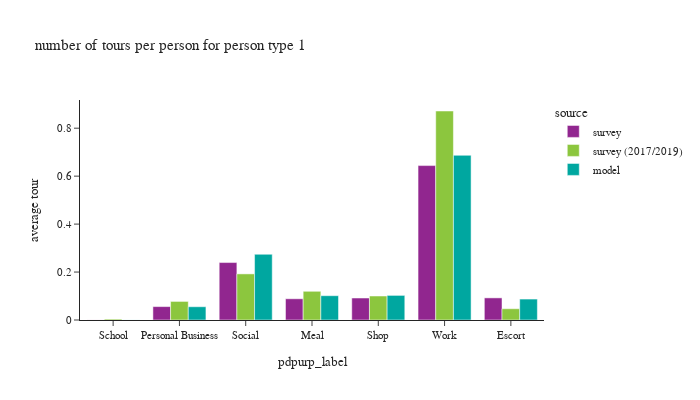

The code cell stored with this chart in its notebook:
### Code cell
plot_by_pptyp(df_tour, '1')

### Figure 1 — Plotly figure (JSON) as saved in the notebook; plotly's stock layout.template omitted (floating-point values rounded to 4 significant figures)
{"data": [{"alignmentgroup": "True", "hovertemplate": "source=survey<br>pdpurp_label=%{x}<br>average tour=%{y}<extra></extra>", "legendgroup": "survey", "marker": {"color": "#91268F", "pattern": {"shape": ""}}, "name": "survey", "offsetgroup": "survey", "orientation": "v", "showlegend": true, "textposition": "auto", "type": "bar", "x": ["School", "Personal Business", "Social", "Meal", "Shop", "Work", "Escort"], "xaxis": "x", "y": [0.000248, 0.05591, 0.2396, 0.08852, 0.09167, 0.6441, 0.09225], "yaxis": "y"}, {"alignmentgroup": "True", "hovertemplate": "source=survey (2017/2019)<br>pdpurp_label=%{x}<br>average tour=%{y}<extra></extra>", "legendgroup": "survey (2017/2019)", "marker": {"color": "#8CC63E", "pattern": {"shape": ""}}, "name": "survey (2017/2019)", "offsetgroup": "survey (2017/2019)", "orientation": "v", "showlegend": true, "textposition": "auto", "type": "bar", "x": ["School", "Personal Business", "Work", "Escort", "Shop", "Meal", "Social"], "xaxis": "x", "y": [0.003799, 0.0775, 0.8717, 0.04706, 0.1001, 0.1197, 0.1923], "yaxis": "y"}, {"alignmentgroup": "True", "hovertemplate": "source=model<br>pdpurp_label=%{x}<br>average tour=%{y}<extra></extra>", "legendgroup": "model", "marker": {"color": "#00A7A0", "pattern": {"shape": ""}}, "name": "model", "offsetgroup": "model", "orientation": "v", "showlegend": true, "textposition": "auto", "type": "bar", "x": ["Personal Business", "School", "Escort", "Meal", "Work", "Shop", "Social"], "xaxis": "x", "y": [0.05531, 0.0002307, 0.08736, 0.1013, 0.687, 0.1026, 0.2742], "yaxis": "y"}], "layout": {"barmode": "group", "font": {"size": 11}, "height": 400, "legend": {"title": {"text": "source"}, "tracegroupgap": 0}, "title": {"text": "number of tours per person for person type 1"}, "width": 700, "xaxis": {"anchor": "y", "domain": [0.0, 1.0], "title": {"text": "pdpurp_label"}}, "yaxis": {"anchor": "x", "domain": [0.0, 1.0], "tickformat": ".2", "title": {"text": "average tour"}}}}
